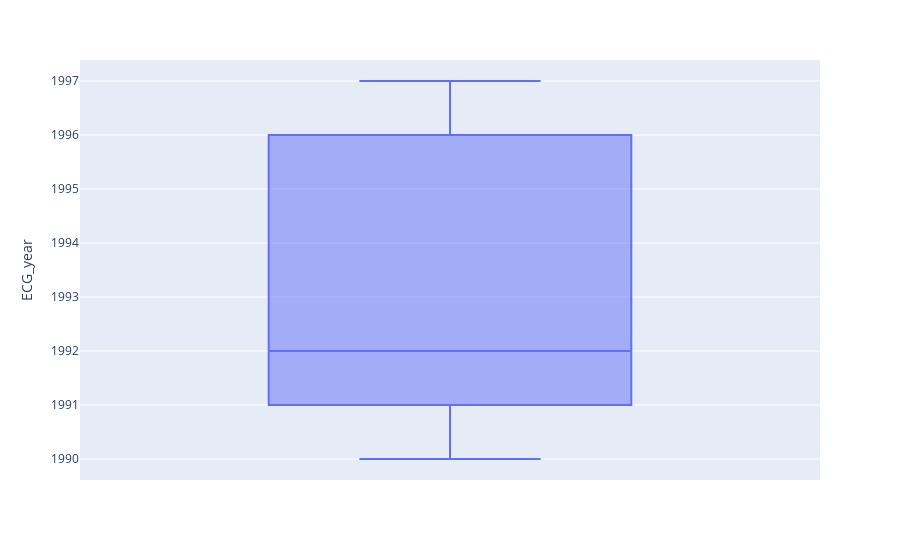

The cell this chart's notebook holds for it:
### Code cell
## Plot box plot of the year of admission
fig = px.box(df, y='ECG_year')
fig.show()

## Podemos ver que a maior parte dos registros foram feitos entre 1991 e 1996, tendo registros feitos de 1990 até 1997.

### Figure 1 — Plotly figure (JSON) as saved in the notebook; plotly's stock layout.template omitted (floating-point values rounded to 4 significant figures; data arrays with more than 128 entries replaced by an {"elided": "..."} marker saying what was removed)
{"data": [{"alignmentgroup": "True", "hovertemplate": "ECG_year=%{y}<extra></extra>", "legendgroup": "", "marker": {"color": "#636efa"}, "name": "", "notched": false, "offsetgroup": "", "orientation": "v", "showlegend": false, "type": "box", "x0": " ", "xaxis": "x", "y": {"elided": "290 int values"}, "y0": " ", "yaxis": "y"}], "layout": {"boxmode": "group", "legend": {"tracegroupgap": 0}, "margin": {"t": 60}, "xaxis": {"anchor": "y", "domain": [0, 1]}, "yaxis": {"anchor": "x", "domain": [0, 1], "title": {"text": "ECG_year"}}}}
